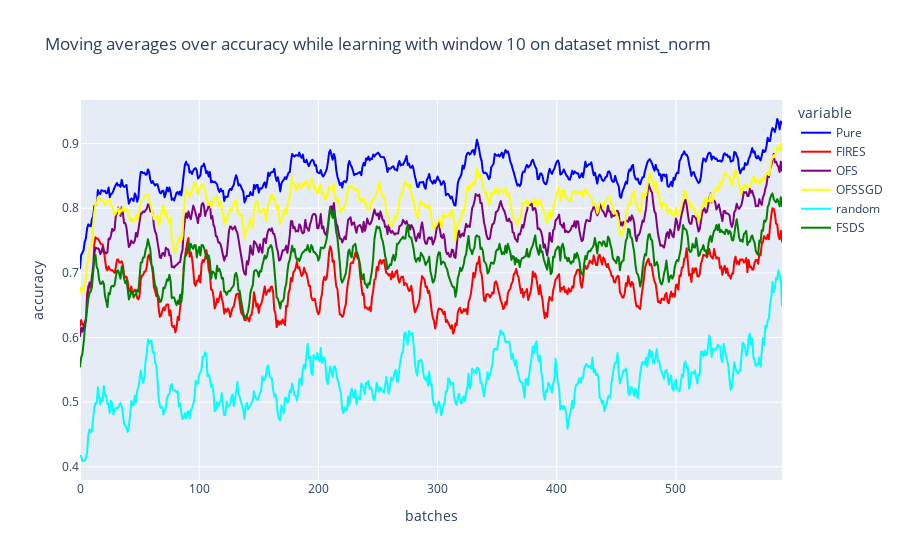

The notebook cell this image was saved under:
### Code cell
#moving averages
title = "Moving averages over accuracy while learning with window {} on dataset {}".format(n_window, dataset_name)
col_names = ["Pure","FIRES", "OFS", "OFSSGD", "random","FSDS"]# 
d = {"Pure":pure_moving_average, "FIRES":fires_moving_average, "OFS":ofs_moving_average, 
"OFSSGD":ofssgd_moving_average,  "random":random_moving_average,"FSDS":fsds_moving_average}
df = pd.DataFrame(d, columns=col_names)
fig = px.line(df, y=col_names, title=title, labels={"index":"batches", "value":"accuracy"}, color_discrete_map={"Pure":"blue",'FIRES': 'red', 
                                                    'OFS': 'purple','FSDS': 'green', "OFSSGD":"yellow", "random":"cyan"})#
fig.show()

### Figure 1 — Plotly figure (JSON) as saved in the notebook; plotly's stock layout.template omitted (floating-point values rounded to 4 significant figures; data arrays with more than 128 entries replaced by an {"elided": "..."} marker saying what was removed)
{"data": [{"hovertemplate": "variable=Pure<br>batches=%{x}<br>accuracy=%{y}<extra></extra>", "legendgroup": "Pure", "line": {"color": "blue", "dash": "solid"}, "mode": "lines", "name": "Pure", "showlegend": true, "type": "scattergl", "x": {"elided": "590 int values"}, "xaxis": "x", "y": {"elided": "590 float values"}, "yaxis": "y"}, {"hovertemplate": "variable=FIRES<br>batches=%{x}<br>accuracy=%{y}<extra></extra>", "legendgroup": "FIRES", "line": {"color": "red", "dash": "solid"}, "mode": "lines", "name": "FIRES", "showlegend": true, "type": "scattergl", "x": {"elided": "590 int values"}, "xaxis": "x", "y": {"elided": "590 float values"}, "yaxis": "y"}, {"hovertemplate": "variable=OFS<br>batches=%{x}<br>accuracy=%{y}<extra></extra>", "legendgroup": "OFS", "line": {"color": "purple", "dash": "solid"}, "mode": "lines", "name": "OFS", "showlegend": true, "type": "scattergl", "x": {"elided": "590 int values"}, "xaxis": "x", "y": {"elided": "590 float values"}, "yaxis": "y"}, {"hovertemplate": "variable=OFSSGD<br>batches=%{x}<br>accuracy=%{y}<extra></extra>", "legendgroup": "OFSSGD", "line": {"color": "yellow", "dash": "solid"}, "mode": "lines", "name": "OFSSGD", "showlegend": true, "type": "scattergl", "x": {"elided": "590 int values"}, "xaxis": "x", "y": {"elided": "590 float values"}, "yaxis": "y"}, {"hovertemplate": "variable=random<br>batches=%{x}<br>accuracy=%{y}<extra></extra>", "legendgroup": "random", "line": {"color": "cyan", "dash": "solid"}, "mode": "lines", "name": "random", "showlegend": true, "type": "scattergl", "x": {"elided": "590 int values"}, "xaxis": "x", "y": {"elided": "590 float values"}, "yaxis": "y"}, {"hovertemplate": "variable=FSDS<br>batches=%{x}<br>accuracy=%{y}<extra></extra>", "legendgroup": "FSDS", "line": {"color": "green", "dash": "solid"}, "mode": "lines", "name": "FSDS", "showlegend": true, "type": "scattergl", "x": {"elided": "590 int values"}, "xaxis": "x", "y": {"elided": "590 float values"}, "yaxis": "y"}], "layout": {"legend": {"title": {"text": "variable"}, "tracegroupgap": 0}, "title": {"text": "Moving averages over accuracy while learning with window 10 on dataset mnist_norm"}, "xaxis": {"anchor": "y", "domain": [0, 1], "title": {"text": "batches"}}, "yaxis": {"anchor": "x", "domain": [0, 1], "title": {"text": "accuracy"}}}}
